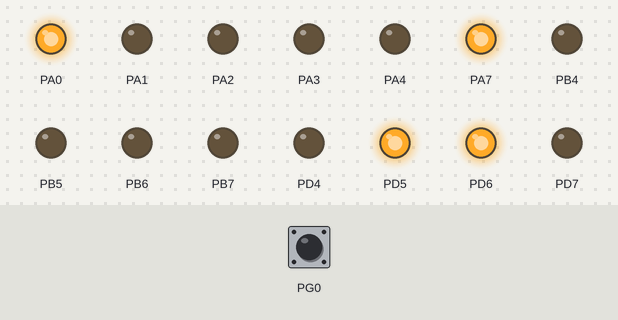
A program run on a simulated ATmega128, built with avr-gcc and emulated at 8 MHz (the files do not name the chip). Shown: output pins drawn as LEDs (lit = HIGH). Dashed ring = blinking. The inputs (shaded band) are chosen by the test bench; at power-on: PG0 LOW.

Above: at 1.5 s.
1.6 s: PG0 driven HIGH
At 3.9 s:
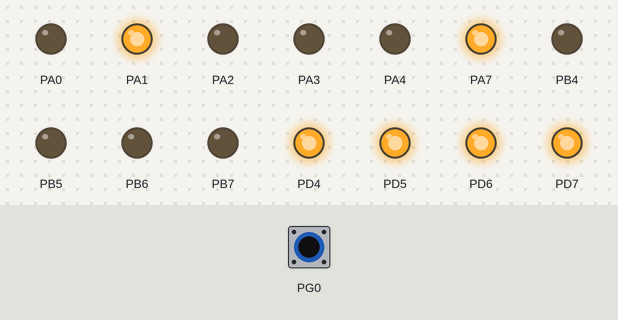
4.6 s: PG0 pulsed LOW 2 times (0.12 s each, 0.3 s apart)
At 6.4 s:
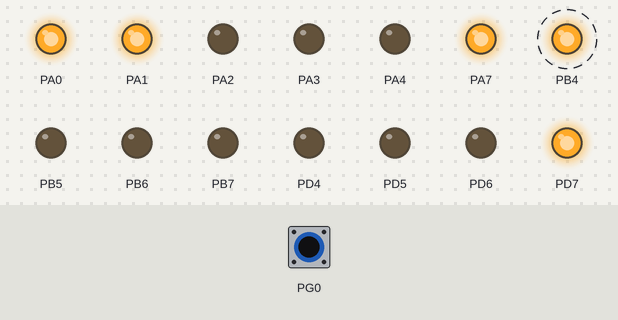
7.6 s: PG0 pulsed LOW 5 times (0.12 s each, 0.3 s apart)
At 9.9 s:
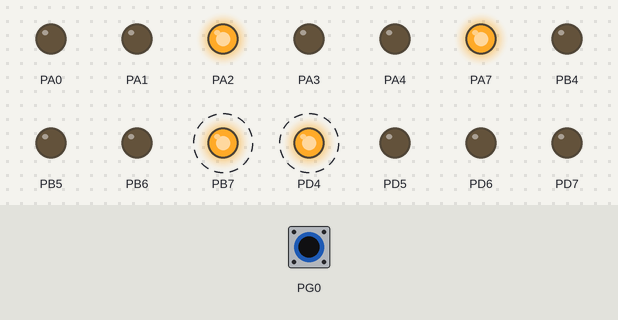
Timing chart, 0 to 17.0 s (numbered marks = the images above; inputs shaded):
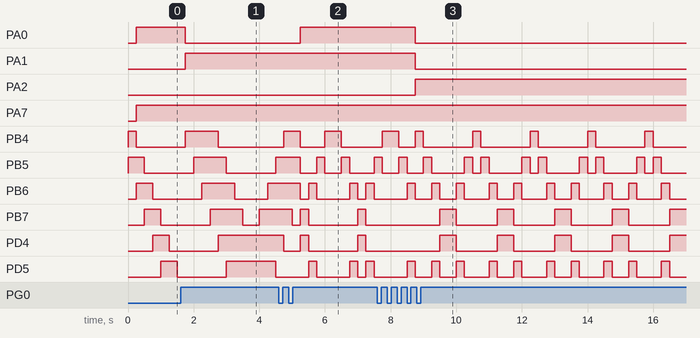

Measured:
- after the input at 1.6 s, PA0: HIGH → LOW after 0.15 s; PA1: LOW → HIGH after 0.15 s; PD4: goes on until 2.8 s, then stays HIGH
- after the input at 4.6 s, PA0: LOW → HIGH after 0.65 s; PD7: LOW → HIGH after 1.4 s instead of 2.7 s
- after the input at 7.6 s, PA0, PA1: HIGH → LOW after 1.2 s; PA2: LOW → HIGH after 1.2 s
- by itself, PB7: alternates HIGH for 0.50 s and LOW for 1.3 s

The program:

main.c
```c
/*
 * HF.c
 *
 * Created: 2019. 10. 18. 16:05:17
 */
#define F_CPU 8000000L
#include <avr/io.h>
#include <util/delay.h>
#include <avr/interrupt.h>
//globális változók
unsigned char i=0;//a futó változó, ezzel címezzük a tömbök egyes értékeit
unsigned char j=0;//a feladatok között eltelt ütemeket számolja
unsigned char irany=0;//az oda-vissza futófényhez kell egy irány változó ami 0 ra balra 1 re jobbra léptet
unsigned char feladat=1;//itt lehet megadni melyik feladat fusson le
//gombokhoz tartozó változók
unsigned char gombuj=0;//aktuális gombállást tárolja
unsigned char gombregi=0;//az előző beolvasást tárolja
//feladat1
unsigned char feladat1[8]={
	0B00000011,
	0B00000110,
	0B00001100,
	0B00011000,
	0B00110000,
	0B01100000,
	0B11000000,
	0B10000001
};
//
unsigned char feladat2[8]={
	0B00000001,
	0B00000011,
	0B00000111,
	0B00001111,
	0B00011110,
	0B00111100,
	0B01111000,
	0B11110000
};
//
unsigned char feladat3[4]={
	0B00011000,
	0B00100100,
	0B01000010,
	0B10000001
};
void Init(void);
void led_out(unsigned char ertek);

int main(void)
{
	Init();
    /* Replace with your application code */
	while(1){
		switch (feladat)
		{
			case 1:{//elso feladat
				led_out(feladat1[i]);//az első feladathoz tartozó tömb elemeit kiteszi a kimenetre
				i++;//növeli a futó indexet
				if(i==8){
					i=0;//ha elérte a 8 as értéket beállítja 0-ra
				}
				break;
			}
			case 2:{//masodik feladat
				led_out(feladat2[i]);//a második feladathoz tartozó tömb elemeit teszi ki a kimenetre
				if (irany==0){//ha az irány balra(0)
					i++;//akkor növelje
					if(i==8){
						irany=1;//és ha elérte a 8-at akkor legyen az irány jobbra
					}
				}
				if(irany==1){//és ha az irány jobbra
					i--;//akkor csökkentse
					if(i==0){//és ha elérte a 0-t
						irany=0;//akkor legyen az irány balra
					}
				}
				break;
			}
			case 3:{//harmadik feladat
				led_out(feladat3[i]);//a harmadik feladathoz tartozó tömb elemeit teszi ki a kimenetre
				if (irany==0){//ha az irány balra
					i++;//akkor növel
					if(i==4){
						irany=1;//és ha elérte a 4-et akkor legyen az irány jobbra
					}
				}
				if(irany==1){//ha az irány jobbra
					i--;//akkor csökkent
					if(i==0){
						irany=0;//és ha elérte a nullát akkor legyen az irány balra
					}
				}
				break;
			}
			case 4:{//negyedik feladat
				led_out(feladat3[3-i]);//ugyanaz történik mint a harmadik feladatnál csak más sorrendben kerül ki a kimenetre az adat bentről ki<>kintről be
				if (irany==0){
					i++;
					if(i==4){
						irany=1;
					}
				}
				if(irany==1){
					i--;
					if(i==0){
						irany=0;
					}
				}
				break;
			}
			default:{
				break;
			}
		}
		_delay_ms(250);//minden lépés között 0.25s késleltetés van
		//automatikus léptetés adott ciklusszám esetén
/*		j++;//növeli a ciklusszámot
		if(feladat==1||feladat==2){//az első két feladatban 32 ütemig engedélyezi az egyes futófényeket
			if(j==32){//32 ütemig engedélyezi az egyes feladatokat
				j=0;//a következő futófénynél újra nulláról indul a számolás
				feladat++;//következő feladatra ugrás
				i=0;
				irany=0;
				if(feladat==5){//ha 5. feladat következne
					feladat=1;//akkor ugorjon vissza az elsőre
				}
			}
		}
		if(feladat==3||feladat==4){
			if(j==16){//16 ütemig engedélyezi az egyes feladatokat
				j=0;//a következő futófénynél újra nulláról indul a számolás
				feladat++;//következő feladatra ugrás
				i=0;
				irany=0;
				if(feladat==5){//ha 5. feladat következne
					feladat=1;//akkor ugorjon vissza az elsőre
				}
			}
		}*/
		//nyomógomb beolvasása a feladatok váltásához
		gombuj=PING&0x01;//PING.0 beolvasása
		if(gombregi==0 && gombuj==1){//ha gombnyomás feltutó él történt váltson feladatot
			feladat++;//növelje a feladat számát
			i=0;
			irany=0;//biztosítja a helyes működést a feladatok váltása közt(minden feladat az elejéről indul)
			if(feladat==5){
				feladat=1;//ha túlindexelne akkor ugorjon vissza az elsőre
			}
		}
		gombregi=gombuj;//a jenenlegi beolvasást elmenti a a következő olvasás régi értékeként
		//feladat sorszámának kiírása
		PORTA=0B10000000|feladat;
	}
}
void Init(void){
	//LED kimenetek inicializálása
	DDRB=0xF0;//portB felső 4 bit kimenet LED3|LED2|LED1|LED0|MISO|MOSI|SCK|SS|
	DDRD=0xF0;//portD felső 4 bit kimenet LED7|LED6|LED5|LED4|TXD1-INT3|RXD1-INT2|SDA-INT1|SCL-INT0|
	DDRA=0xFF;//portA kimenet
	PORTG=0x00;//portG bemenet
}
void led_out(unsigned char ertek){
	PORTD=ertek&0xF0;
	PORTB=ertek<<4;
}
```
